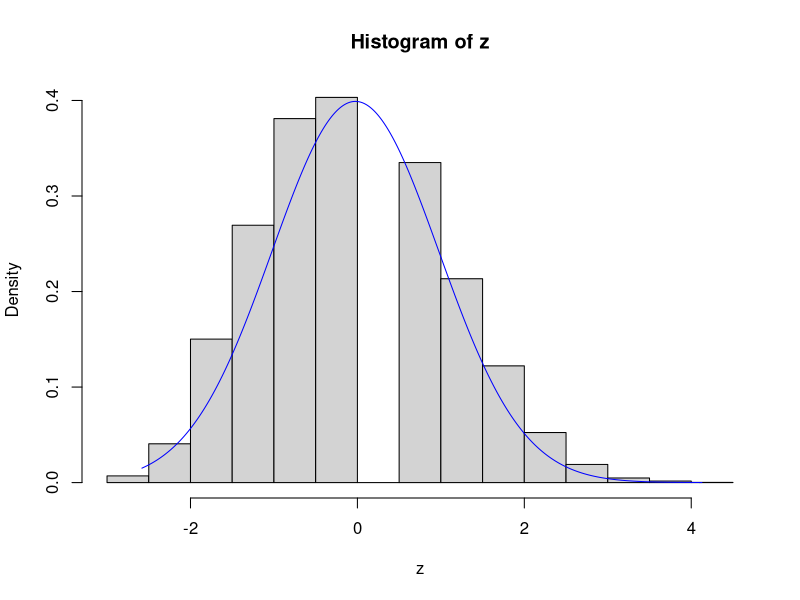

Here is the R script that generated this plot:
## ---- chunk 1
knitr::opts_chunk$set(echo = TRUE)
## ---- chunk 2
qnorm(0.95, mean=4, sd=sqrt(3.2))
## ---- chunk 3
1-pnorm((6.9-6)/sqrt(4.2), mean=6, sd=sqrt(4.2))
## ---- chunk 4
set.seed(123)
(x_sample <- runif(20) < 0.3)

## ---- chunk 5
(y <- sum(x_sample == TRUE))    # number of successes
n <- length(x_sample)
(p <- y/n)   # MLE for p
(se <- sqrt(p*(1-p)/n) )
## ---- chunk 6
boot_sample <- replicate(10000, {
    x_sample[sample(20, replace=TRUE) ]})

boot_p <- colMeans(boot_sample)
boot_se <- sqrt(boot_p*(1-boot_p)/n)
## ---- chunk 7
z <- (boot_p-p)/se
hist(z, freq = FALSE)
xfit <- seq(min(z), max(z), by=0.01) 
yfit <- dnorm(xfit,mean=mean(z),sd=sd(z)) 
lines(xfit, yfit, col="blue", lwd=1)

## ---- chunk 8
(pivot.ci <- p - se * quantile(z,c(.975,.025)))
